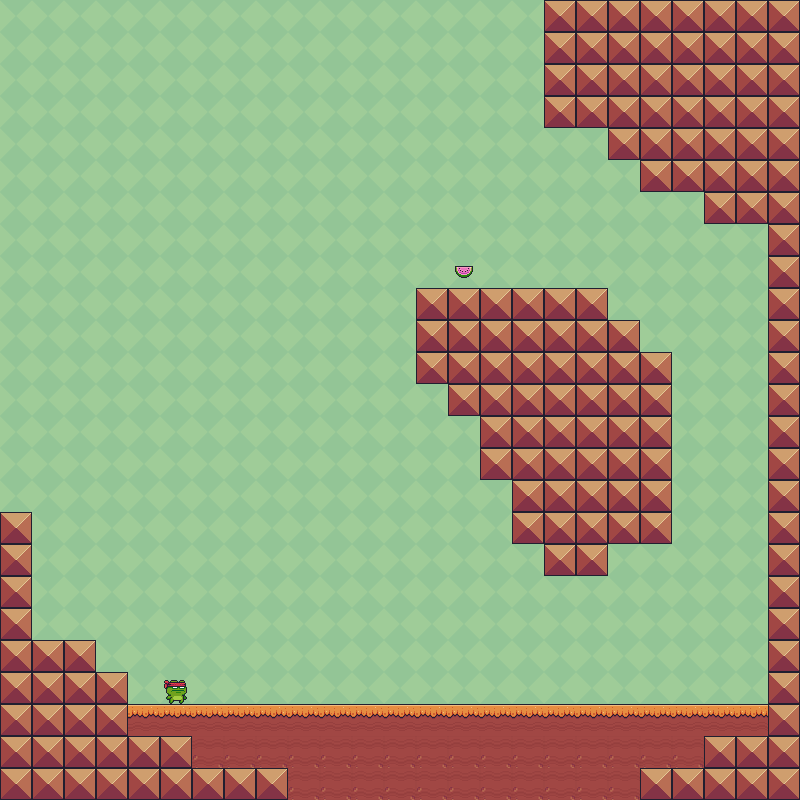

Rendered tile map (Tiled .tmx) drawn with the repository's tilesets; below, a short description and the full map source, tile grids included:
An orthogonal 25x25 tile map with 32x32 px tiles, 2 tile layers (Tile Layer 1, Objects).

<map version="1.2" tiledversion="1.3.1" orientation="orthogonal" renderorder="right-down" compressionlevel="0" width="25" height="25" tilewidth="32" tileheight="32" infinite="0" nextlayerid="3" nextobjectid="1">
 <editorsettings>
  <export target="../Zones/zone2.json" format="json" />
 </editorsettings>
 <tileset firstgid="1" source="TheBest.tsx" />
 <layer id="1" name="Tile Layer 1" width="25" height="25">
  <data encoding="csv">
112,112,112,112,112,112,112,112,112,112,112,112,112,112,112,112,112,92,92,92,92,92,92,92,92,
112,112,112,112,112,112,112,112,112,112,112,112,112,112,112,112,112,92,92,92,92,92,92,92,92,
112,112,112,112,112,112,112,112,112,112,112,112,112,112,112,112,112,92,92,92,92,92,92,92,92,
112,112,112,112,112,112,112,112,112,112,112,112,112,112,112,112,112,92,92,92,92,92,92,92,92,
112,112,112,112,112,112,112,112,112,112,112,112,112,112,112,112,112,112,112,92,92,92,92,92,92,
112,112,112,112,112,112,112,112,112,112,112,112,112,112,112,112,112,112,112,112,92,92,92,92,92,
112,112,112,112,112,112,112,112,112,112,112,112,112,112,112,112,112,112,112,112,112,112,92,92,92,
112,112,112,112,112,112,112,112,112,112,112,112,112,112,112,112,112,112,112,112,112,112,112,112,92,
112,112,112,112,112,112,112,112,112,112,112,112,112,112,112,112,112,112,112,112,112,112,112,112,92,
112,112,112,112,112,112,112,112,112,112,112,112,112,92,92,92,92,92,92,112,112,112,112,112,92,
112,112,112,112,112,112,112,112,112,112,112,112,112,92,92,92,92,92,92,92,112,112,112,112,92,
112,112,112,112,112,112,112,112,112,112,112,112,112,92,92,92,92,92,92,92,92,112,112,112,92,
112,112,112,112,112,112,112,112,112,112,112,112,112,112,92,92,92,92,92,92,92,112,112,112,92,
112,112,112,112,112,112,112,112,112,112,112,112,112,112,112,92,92,92,92,92,92,112,112,112,92,
112,112,112,112,112,112,112,112,112,112,112,112,112,112,112,92,92,92,92,92,92,112,112,112,92,
112,112,112,112,112,112,112,112,112,112,112,112,112,112,112,112,92,92,92,92,92,112,112,112,92,
92,112,112,112,112,112,112,112,112,112,112,112,112,112,112,112,92,92,92,92,92,112,112,112,92,
92,112,112,112,112,112,112,112,112,112,112,112,112,112,112,112,112,92,92,112,112,112,112,112,92,
92,112,112,112,112,112,112,112,112,112,112,112,112,112,112,112,112,112,112,112,112,112,112,112,92,
92,112,112,112,112,112,112,112,112,112,112,112,112,112,112,112,112,112,112,112,112,112,112,112,92,
92,92,92,112,112,112,112,112,112,112,112,112,112,112,112,112,112,112,112,112,112,112,112,112,92,
92,92,92,92,112,112,112,112,112,112,112,112,112,112,112,112,112,112,112,112,112,112,112,112,92,
92,92,92,92,169,169,169,169,169,169,169,169,169,169,169,169,169,169,169,169,169,169,169,169,92,
92,92,92,92,92,92,188,188,188,188,188,188,188,188,188,188,188,188,188,188,188,188,92,92,92,
92,92,92,92,92,92,92,92,92,188,188,188,188,188,188,188,188,188,188,188,92,92,92,92,92
</data>
 </layer>
 <layer id="2" name="Objects" width="25" height="25">
  <data encoding="csv">
0,0,0,0,0,0,0,0,0,0,0,0,0,0,0,0,0,0,0,0,0,0,0,0,0,
0,0,0,0,0,0,0,0,0,0,0,0,0,0,0,0,0,0,0,0,0,0,0,0,0,
0,0,0,0,0,0,0,0,0,0,0,0,0,0,0,0,0,0,0,0,0,0,0,0,0,
0,0,0,0,0,0,0,0,0,0,0,0,0,0,0,0,0,0,0,0,0,0,0,0,0,
0,0,0,0,0,0,0,0,0,0,0,0,0,0,0,0,0,0,0,0,0,0,0,0,0,
0,0,0,0,0,0,0,0,0,0,0,0,0,0,0,0,0,0,0,0,0,0,0,0,0,
0,0,0,0,0,0,0,0,0,0,0,0,0,0,0,0,0,0,0,0,0,0,0,0,0,
0,0,0,0,0,0,0,0,0,0,0,0,0,0,0,0,0,0,0,0,0,0,0,0,0,
0,0,0,0,0,0,0,0,0,0,0,0,0,0,306,0,0,0,0,0,0,0,0,0,0,
0,0,0,0,0,0,0,0,0,0,0,0,0,0,0,0,0,0,0,0,0,0,0,0,0,
0,0,0,0,0,0,0,0,0,0,0,0,0,0,0,0,0,0,0,0,0,0,0,0,0,
0,0,0,0,0,0,0,0,0,0,0,0,0,0,0,0,0,0,0,0,0,0,0,0,0,
0,0,0,0,0,0,0,0,0,0,0,0,0,0,0,0,0,0,0,0,0,0,0,0,0,
0,0,0,0,0,0,0,0,0,0,0,0,0,0,0,0,0,0,0,0,0,0,0,0,0,
0,0,0,0,0,0,0,0,0,0,0,0,0,0,0,0,0,0,0,0,0,0,0,0,0,
0,0,0,0,0,0,0,0,0,0,0,0,0,0,0,0,0,0,0,0,0,0,0,0,0,
0,0,0,0,0,0,0,0,0,0,0,0,0,0,0,0,0,0,0,0,0,0,0,0,0,
0,0,0,0,0,0,0,0,0,0,0,0,0,0,0,0,0,0,0,0,0,0,0,0,0,
0,0,0,0,0,0,0,0,0,0,0,0,0,0,0,0,0,0,0,0,0,0,0,0,0,
0,0,0,0,0,0,0,0,0,0,0,0,0,0,0,0,0,0,0,0,0,0,0,0,0,
0,0,0,0,0,0,0,0,0,0,0,0,0,0,0,0,0,0,0,0,0,0,0,0,0,
0,0,0,0,0,21,0,0,0,0,0,0,0,0,0,0,0,0,0,0,0,0,0,0,0,
0,0,0,0,0,0,0,0,0,0,0,0,0,0,0,0,0,0,0,0,0,0,0,0,0,
0,0,0,0,0,0,0,0,0,0,0,0,0,0,0,0,0,0,0,0,0,0,0,0,0,
0,0,0,0,0,0,0,0,0,0,0,0,0,0,0,0,0,0,0,0,0,0,0,0,0
</data>
 </layer>
</map>
